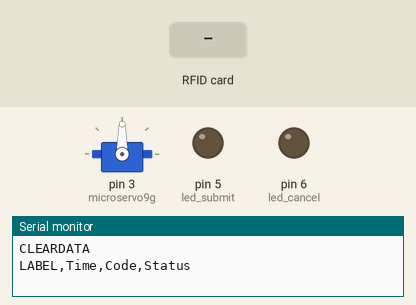
Recording of a sketch running on a simulated Arduino Uno, built with avr-gcc and run on an emulated ATmega328P. On the bench: servo, output pins drawn as LEDs (lit = HIGH), the last lines printed to the serial monitor. Dashed ring = blinking. The test bench sets the inputs (shaded band). Pins used as bus, display or sensor lines are not drawn.

Above: at 1.2 s.
1.3 s: RFID card 5E 7A 19 C4 held to the reader
At 1.4 s:
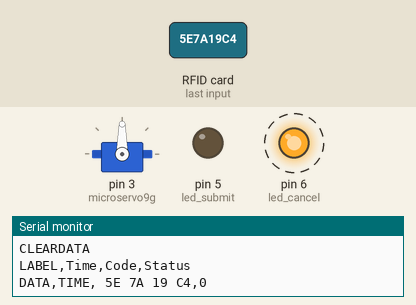
4.3 s: RFID card BA 1D 11 B1 held to the reader
At 4.6 s:
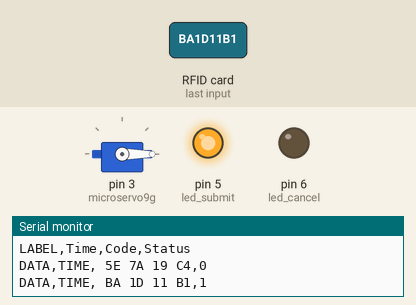
Timing chart, 0 to 8.8 s (numbered marks = the images above; inputs shaded):
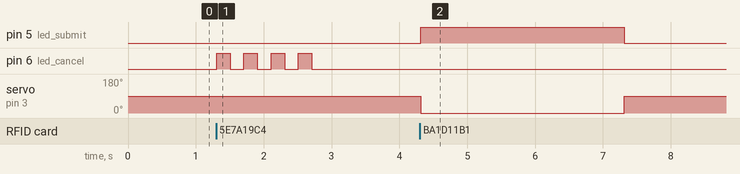

Measured:
- after the input at 1.3 s, pin 6 (led_cancel): alternates HIGH for 0.20 s and LOW for 0.20 s, 8 changes in all, then stays LOW, starting at once
- after the input at 4.3 s, pin 5 (led_submit): LOW → HIGH at once, → LOW 3.0 s later; servo on pin 3 (microservo9g): 90° → 0° at once, → 90° 3.0 s later

The sketch:

ABE63229.rar.ino
```cpp
// Подключение библиотек
#include <SPI.h>
#include <MFRC522.h>
#include <Servo.h>

Servo microservo9g;

#define SS_PIN 10
#define RST_PIN 9
// Создаем экземпляр MFRC522
MFRC522 mfrc522(SS_PIN, RST_PIN);

// Светодиодные индикаторы, указывающие разрешен или запрещен доступ
int led_submit = 5;
int led_cancel = 6;

// Counter количества строк
int row_excel = 0;

char st[20];

void setup() {
    pinMode(led_submit, OUTPUT);
    pinMode(led_cancel, OUTPUT);
    // Подключение сервопривода на выход 3
    microservo9g.attach(3);
    // Устанавливаем сервопривод в исходное положение
    microservo9g.write(90);
    // Инициализация Serial
    Serial.begin(9600);
    // Инициализация шини SPI
    SPI.begin();
    // Инициализация MFRC522
    mfrc522.PCD_Init();
    // Очистка листа excel
    Serial.println("CLEARDATA");
    // Заголовки столбцов
    Serial.println("LABEL,Time,Code,Status");
    Serial.println();
}

void loop() {
    // Номер строки excel + 1
    row_excel++;
    // Ищем новые карты:
    if (!mfrc522.PICC_IsNewCardPresent()) {
        return;
    }
    // Выбираем одну из карт:
    if (!mfrc522.PICC_ReadCardSerial()) {
        return;
    }
    // Запись в excel текущей даты и времени
    Serial.print("DATA,TIME,");
    String content= "";
    byte letter;
    // Запись в excel uid ключа
    for (byte i = 0; i < mfrc522.uid.size; i++) {
        Serial.print(mfrc522.uid.uidByte[i] < 0x10 ? " 0" : " ");
        Serial.print(mfrc522.uid.uidByte[i], HEX);
        content.concat(String(mfrc522.uid.uidByte[i] < 0x10 ? " 0" : " "));
        content.concat(String(mfrc522.uid.uidByte[i], HEX));
    }
      content.toUpperCase();
      Serial.print(',');

    if (content.substring(1) == "BA 1D 11 B1") {
        // Поднимаем шлагбаум и включаем зеленый светодиодный индикатор
        microservo9g.write(-90);
        // Включаем светодиод
        digitalWrite(led_submit, HIGH);
        // Вывод статуса в столбец Status
        Serial.print(true);
        Serial.println();
        delay(3000);
        // Устанавливаем шлагбаум в исходное положение
        microservo9g.write(90);
        // Выключаем светодиод
        digitalWrite(led_submit, LOW);
    }
    else {
        // Вывод статуса в столбец Status
        Serial.print(false);
        Serial.println();
        // Включаем мигающий красный светодиодный индикатор
        for (int i= 1; i<5 ; i++) {
            digitalWrite(led_cancel, HIGH);
            delay(200);
            digitalWrite(led_cancel, LOW);
            delay(200);
        }
    }
    delay(1000);
}
```
